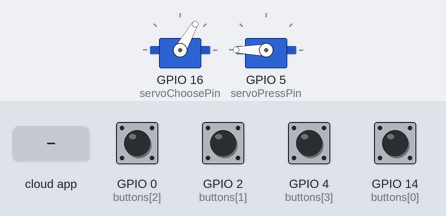
This sketch was run on a simulated ESP32. Parts: 2 × servo. Inputs (shaded band) come from the test bench; at power-on: GPIO 0 (buttons[2]), GPIO 2 (buttons[1]), GPIO 4 (buttons[3]), GPIO 14 (buttons[0]) HIGH. What the sketch prints to the serial monitor is not drawn.

Above: at 2.7 s.
2.8 s: the phone or cloud app sets passar_ibutton to 1
At 4.5 s:
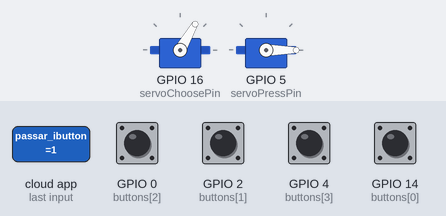
5.8 s: GPIO 0 (buttons[2]) pulled LOW for 0.15 s
At 7.0 s:
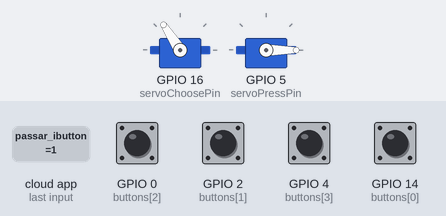
8.9 s: GPIO 2 (buttons[1]) pulled LOW for 0.15 s
At 10.0 s:
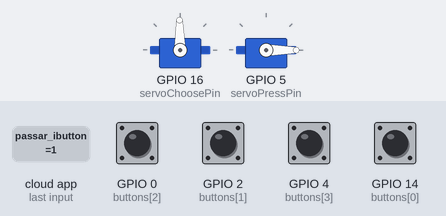
12.0 s: GPIO 4 (buttons[3]) pulled LOW for 0.15 s
At 13.7 s:
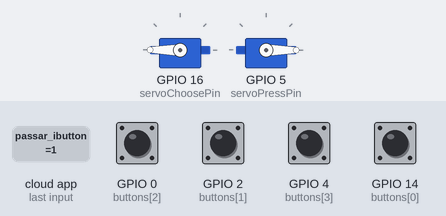
15.1 s: GPIO 4 (buttons[3]) pulled LOW for 1 s
At 18.6 s:
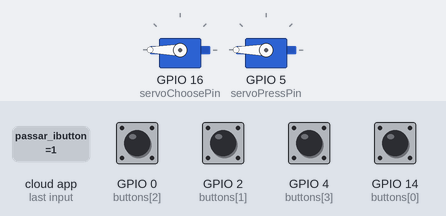
18.9 s: GPIO 0 (buttons[2]) pulled LOW for 1 s
At 22.6 s:
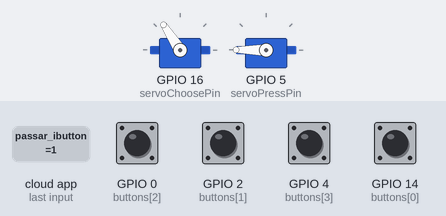
Timing chart, 0 to 23.8 s (numbered marks = the images above; inputs shaded):
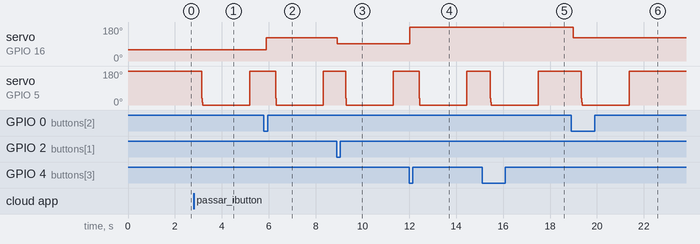

The sketch:

ibutton_presser.ino
```cpp
#include "config.h"
#if defined(ARDUINO_ARCH_ESP32)
  // ESP32Servo Library (https://github.com/madhephaestus/ESP32Servo)
  // installation: library manager -> search -> "ESP32Servo"
  #include <ESP32Servo.h>
#else
  #include <Servo.h>
#endif

// set up the 'digital' feed
AdafruitIO_Feed *digital = io.feed("passar_ibutton");

Servo servoChoose;
Servo servoPress;

unsigned const int servoChoosePin = 16;
unsigned const int servoPressPin = 5;

unsigned const char buttons[4] = {14,2,0,4};

unsigned const int servoChooseIdle = 60;
unsigned const int servoPressPosIdle = 180;
unsigned const int servoPressPosBreakDown = servoPressPosIdle - 145;
unsigned const int servoPressPosPressed = servoPressPosBreakDown - 35;


bool pressingInProgress = false;

int lastPressed = 0;

void setup() {

  // start the serial connection
  Serial.begin(9600);

  // wait for serial monitor to open
  while(! Serial);

  // connect to io.adafruit.com
  Serial.print("Connecting to Adafruit IO");
  io.connect();

  // set up a message handler for the 'digital' feed.
  // the handleMessage function (defined below)
  // will be called whenever a message is
  // received from adafruit io.
  digital->onMessage(handleMessage);

  // wait for a connection
  while(io.status() < AIO_CONNECTED) {
    Serial.print(".");
    delay(500);
  }

  // we are connected
  Serial.println();
  Serial.println(io.statusText());
  digital->get();

  // setup do hardware
  servoChoose.attach(servoChoosePin, 544, 2400);
  servoPress.attach(servoPressPin, 544, 2400);

  for(unsigned int i = 0; i < sizeof(buttons); i++) {
     pinMode(buttons[i], INPUT_PULLUP);
  }

  servoChoose.write(servoChooseIdle);
  servoPress.write(servoPressPosIdle);

}

void loop() {

  // io.run(); is required for all sketches.
  // it should always be present at the top of your loop
  // function. it keeps the client connected to
  // io.adafruit.com, and processes any incoming data.
  io.run();

  //configurções botões
  for(unsigned int i = 0; i < sizeof(buttons); i++) {
    if (digitalRead(buttons[i]) == LOW) {
      pressIbutton(i+1);
    }
  }

}

// this function is called whenever an 'digital' feed message
// is received from Adafruit IO. it was attached to
// the 'digital' feed in the setup() function above.
void handleMessage(AdafruitIO_Data *data) {

  Serial.println(data->toInt());
  if (data->toInt()== 0) {
    return;
  }

  pressIbutton(data->toInt());

}

void pressIbutton(int ibuttonSample) {

  unsigned int servoChoosePos;
  unsigned int distanceDelay = abs(lastPressed - ibuttonSample);
  lastPressed = ibuttonSample;
  pressingInProgress = true;

  switch (ibuttonSample) {
    case 1:
      servoChoosePos = servoChooseIdle;
      break;
    case 2:
      servoChoosePos = 91;
      break;
    case 3:
      servoChoosePos = 123;
      break;
    case 4:
      servoChoosePos = 180;
      break;
    default:
      servoChoosePos = servoChooseIdle;
      break;
  }

  servoChoose.write(servoChoosePos);
  delay(300 + (distanceDelay * 50));

  servoPress.write(servoPressPosBreakDown);

  for (int i = servoPressPosBreakDown; i > servoPressPosPressed; i--) {
    servoPress.write(i);
    delay(1);
  }

  servoPress.write(servoPressPosPressed);
  delay(2000);

  servoPress.write(servoPressPosIdle);

  pressingInProgress = false;

}
```

config.h
```cpp
/************************ Adafruit IO Config *******************************/

// visit io.adafruit.com if you need to create an account,
// or if you need your Adafruit IO key.
#define IO_USERNAME  "username"
#define IO_KEY       "gen key"

/******************************* WIFI **************************************/

// the AdafruitIO_WiFi client will work with the following boards:
//   - HUZZAH ESP8266 Breakout -> https://www.adafruit.com/products/2471
//   - Feather HUZZAH ESP8266 -> https://www.adafruit.com/products/2821
//   - Feather HUZZAH ESP32 -> https://www.adafruit.com/product/3405
//   - Feather M0 WiFi -> https://www.adafruit.com/products/3010
//   - Feather WICED -> https://www.adafruit.com/products/3056
//   - Adafruit PyPortal -> https://www.adafruit.com/product/4116
//   - Adafruit Metro M4 Express AirLift Lite ->
//   https://www.adafruit.com/product/4000
//   - Adafruit AirLift Breakout -> https://www.adafruit.com/product/4201
//   - Adafruit AirLift Shield -> https://www.adafruit.com/product/4285
//   - Adafruit AirLift FeatherWing -> https://www.adafruit.com/product/4264

#define WIFI_SSID "wifipoint"
#define WIFI_PASS "senhawifi"

// uncomment the following line if you are using airlift
// #define USE_AIRLIFT

// uncomment the following line if you are using winc1500
// #define USE_WINC1500

// uncomment the following line if you are using mrk1010 or nano 33 iot
//#define ARDUINO_SAMD_MKR1010

// comment out the following lines if you are using fona or ethernet
#include "AdafruitIO_WiFi.h"

#if defined(USE_AIRLIFT) || defined(ADAFRUIT_METRO_M4_AIRLIFT_LITE) ||         \
    defined(ADAFRUIT_PYPORTAL)
// Configure the pins used for the ESP32 connection
#if !defined(SPIWIFI_SS) // if the wifi definition isnt in the board variant
// Don't change the names of these #define's! they match the variant ones
#define SPIWIFI SPI
#define SPIWIFI_SS 10 // Chip select pin
#define NINA_ACK 9    // a.k.a BUSY or READY pin
#define NINA_RESETN 6 // Reset pin
#define NINA_GPIO0 -1 // Not connected
#endif
AdafruitIO_WiFi io(IO_USERNAME, IO_KEY, WIFI_SSID, WIFI_PASS, SPIWIFI_SS,
                   NINA_ACK, NINA_RESETN, NINA_GPIO0, &SPIWIFI);
#else
AdafruitIO_WiFi io(IO_USERNAME, IO_KEY, WIFI_SSID, WIFI_PASS);
#endif
/******************************* FONA **************************************/

// the AdafruitIO_FONA client will work with the following boards:
//   - Feather 32u4 FONA -> https://www.adafruit.com/product/3027

// uncomment the following two lines for 32u4 FONA,
// and comment out the AdafruitIO_WiFi client in the WIFI section
// #include "AdafruitIO_FONA.h"
// AdafruitIO_FONA io(IO_USERNAME, IO_KEY);

/**************************** ETHERNET ************************************/

// the AdafruitIO_Ethernet client will work with the following boards:
//   - Ethernet FeatherWing -> https://www.adafruit.com/products/3201

// uncomment the following two lines for ethernet,
// and comment out the AdafruitIO_WiFi client in the WIFI section
// #include "AdafruitIO_Ethernet.h"
// AdafruitIO_Ethernet io(IO_USERNAME, IO_KEY);
```

Measured:
- after the input at 2.8 s, servo on GPIO 5 (servoPressPin): 180° → 0° after 0.36 s, → 180° 2.0 s later
- after the input at 5.8 s, servo on GPIO 16 (servoChoosePin): 60° → 123° after 0.09 s; servo on GPIO 5 (servoPressPin): 180° → 0° after 0.49 s, → 180° 2.0 s later
- after the input at 8.9 s, servo on GPIO 16 (servoChoosePin): 123° → 91° at once; servo on GPIO 5 (servoPressPin): 180° → 0° after 0.38 s, → 180° 2.0 s later
- after the input at 12.0 s, servo on GPIO 16 (servoChoosePin): 91° → 180° at once; servo on GPIO 5 (servoPressPin): 180° → 0° after 0.42 s, → 180° 2.0 s later
- after the input at 15.1 s, servo on GPIO 5 (servoPressPin): 180° → 0° after 0.35 s, → 180° 2.0 s later
- after the input at 18.9 s, servo on GPIO 16 (servoChoosePin): 180° → 123° after 0.09 s; servo on GPIO 5 (servoPressPin): 180° → 0° after 0.44 s, → 180° 2.0 s later
